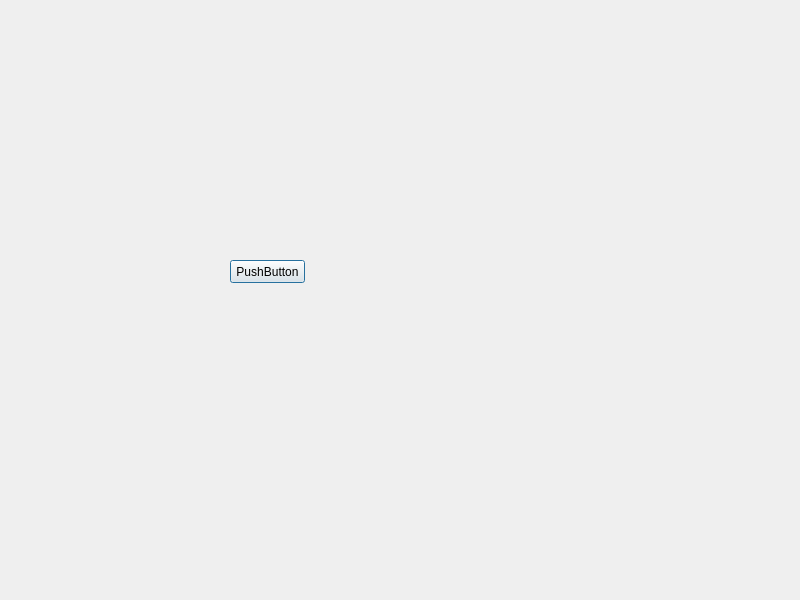
<?xml version="1.0" encoding="UTF-8"?>
<ui version="4.0">
 <class>Dialog</class>
 <widget class="QDialog" name="Dialog">
  <property name="geometry">
   <rect>
    <x>0</x>
    <y>0</y>
    <width>800</width>
    <height>600</height>
   </rect>
  </property>
  <property name="windowTitle">
   <string>Dialog</string>
  </property>
  <widget class="QPushButton" name="pushButton">
   <property name="geometry">
    <rect>
     <x>230</x>
     <y>260</y>
     <width>75</width>
     <height>23</height>
    </rect>
   </property>
   <property name="text">
    <string>PushButton</string>
   </property>
  </widget>
 </widget>
 <resources/>
 <connections/>
</ui>
